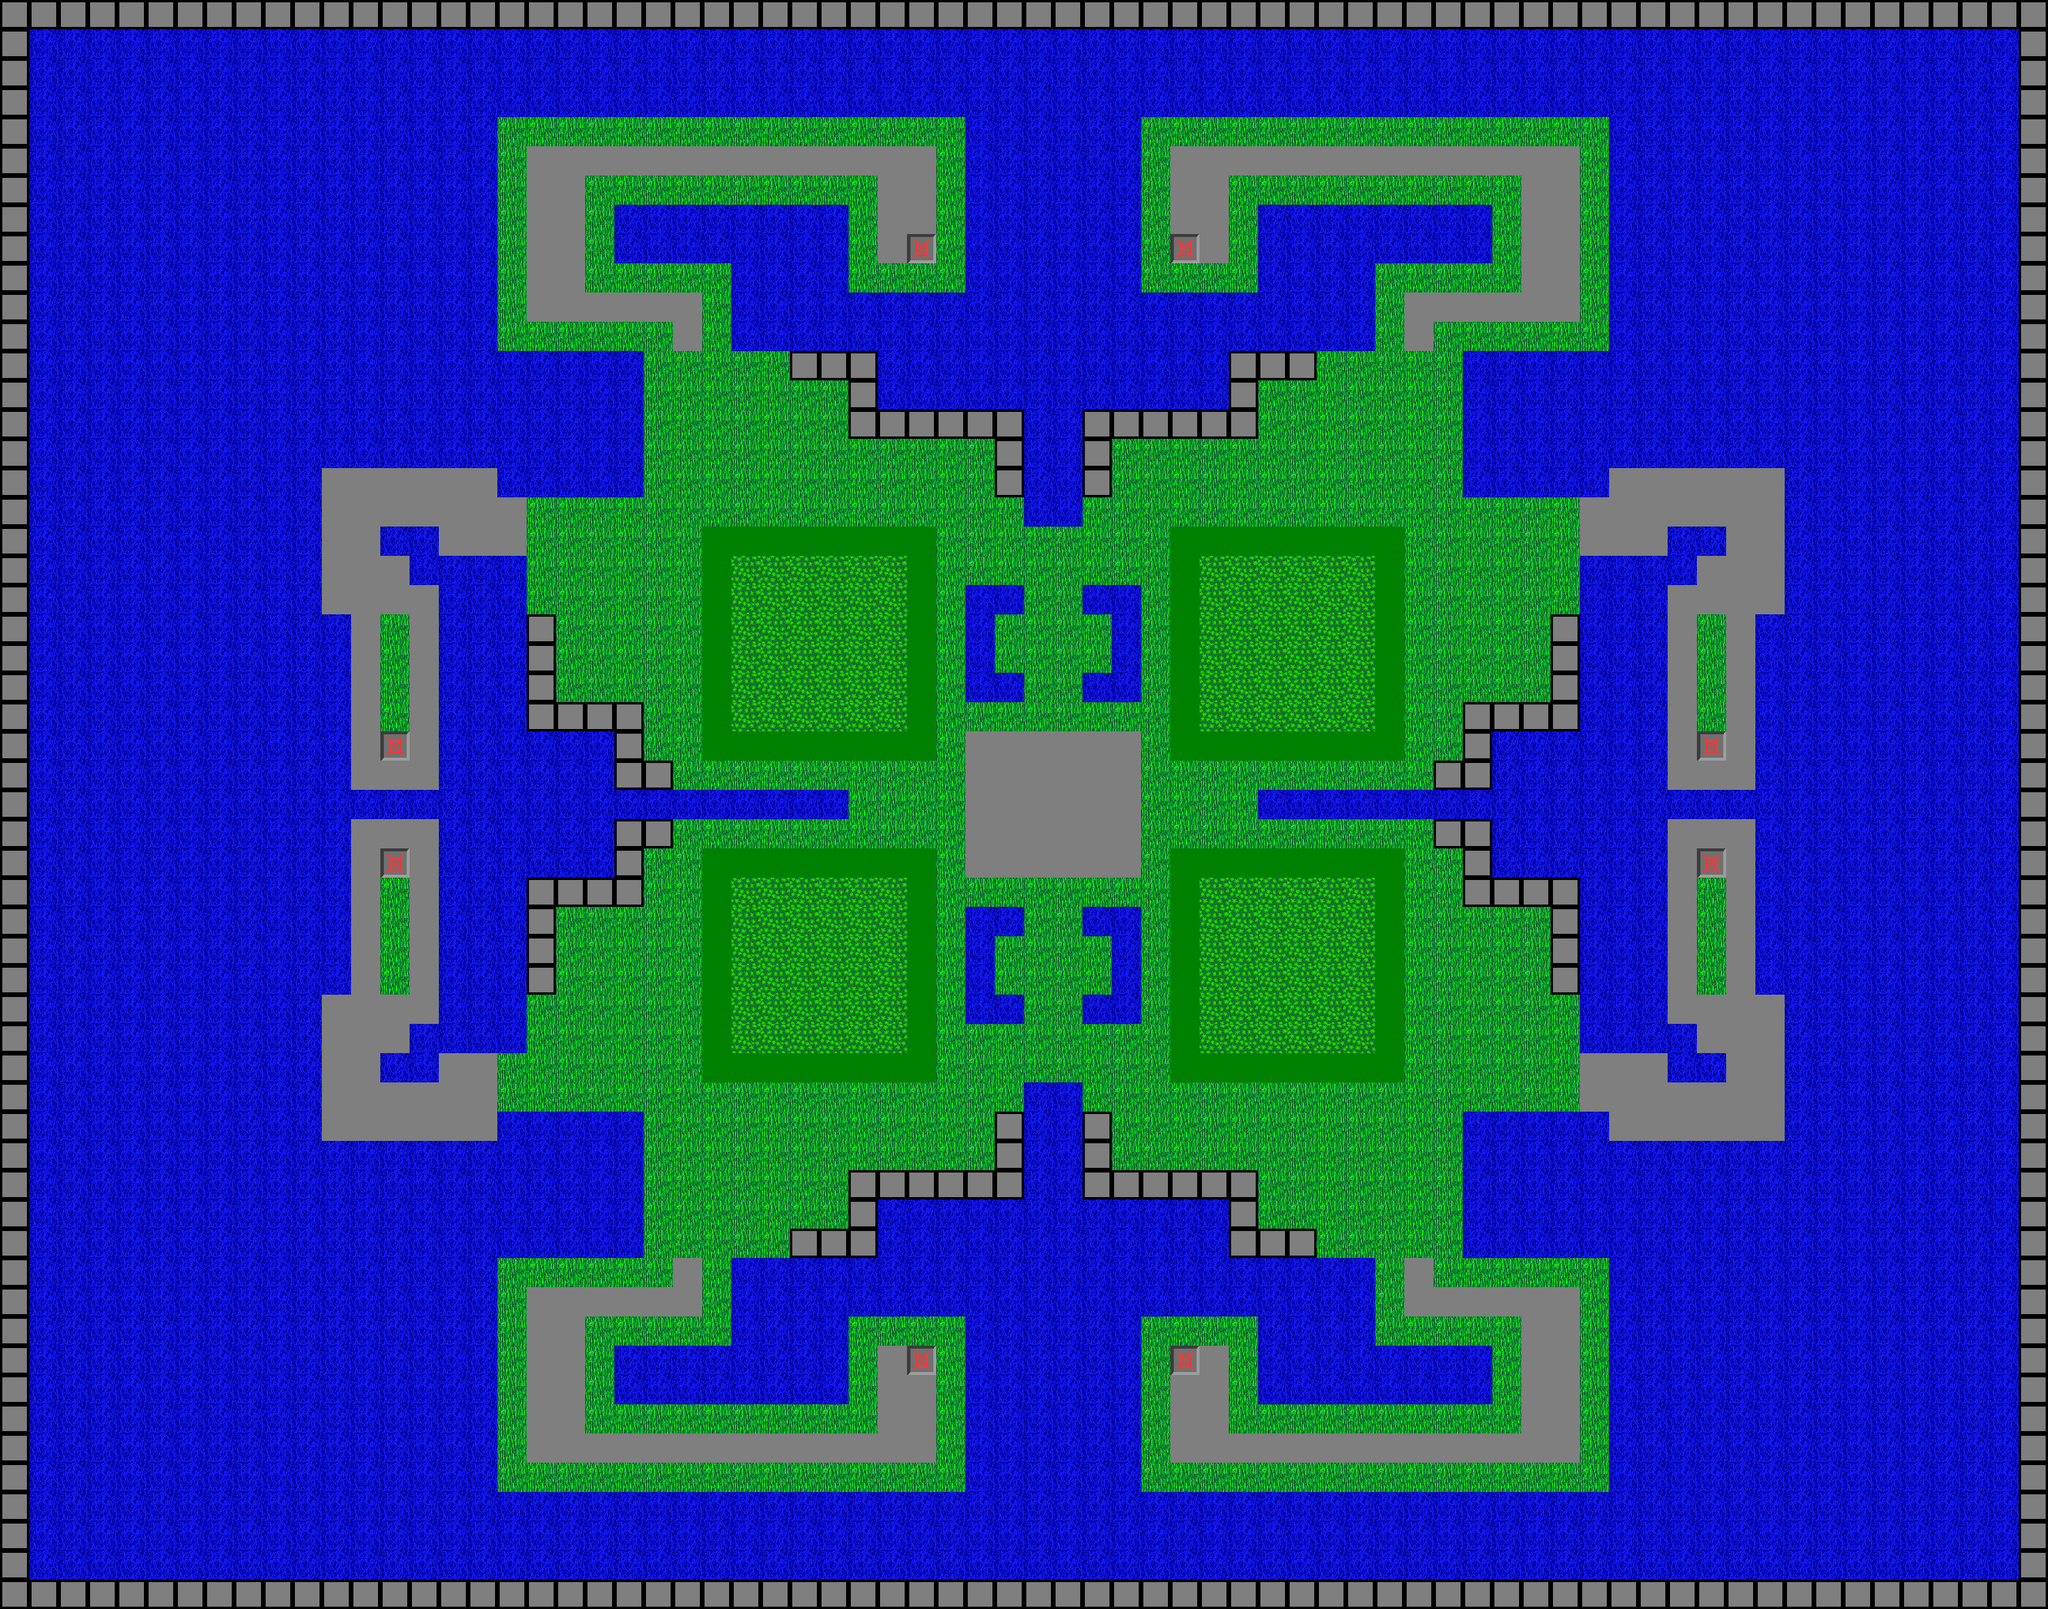

This is a level from a 2D game, rendered from its Tiled map with the project's own tilesets. A one-line summary and the map file follow, with tile-layer data summarised:
An orthogonal 70x55 tile map with 50x50 px tiles, 1 tile layer (Kachelebene 1), 2 tilesets.

<map version="1.0" tiledversion="2017.11.22" orientation="orthogonal" renderorder="right-down" width="70" height="55" tilewidth="50" tileheight="50" infinite="0" nextobjectid="1">
 <tileset firstgid="1" source="Unbenannt.tsx" />
 <tileset firstgid="4" source="Tileset1.tsx" />
 <layer name="Kachelebene 1" width="70" height="55">
  <data>[3850 cells, 3850 non-empty, 7 distinct tile ids]</data>
 </layer>
</map>
